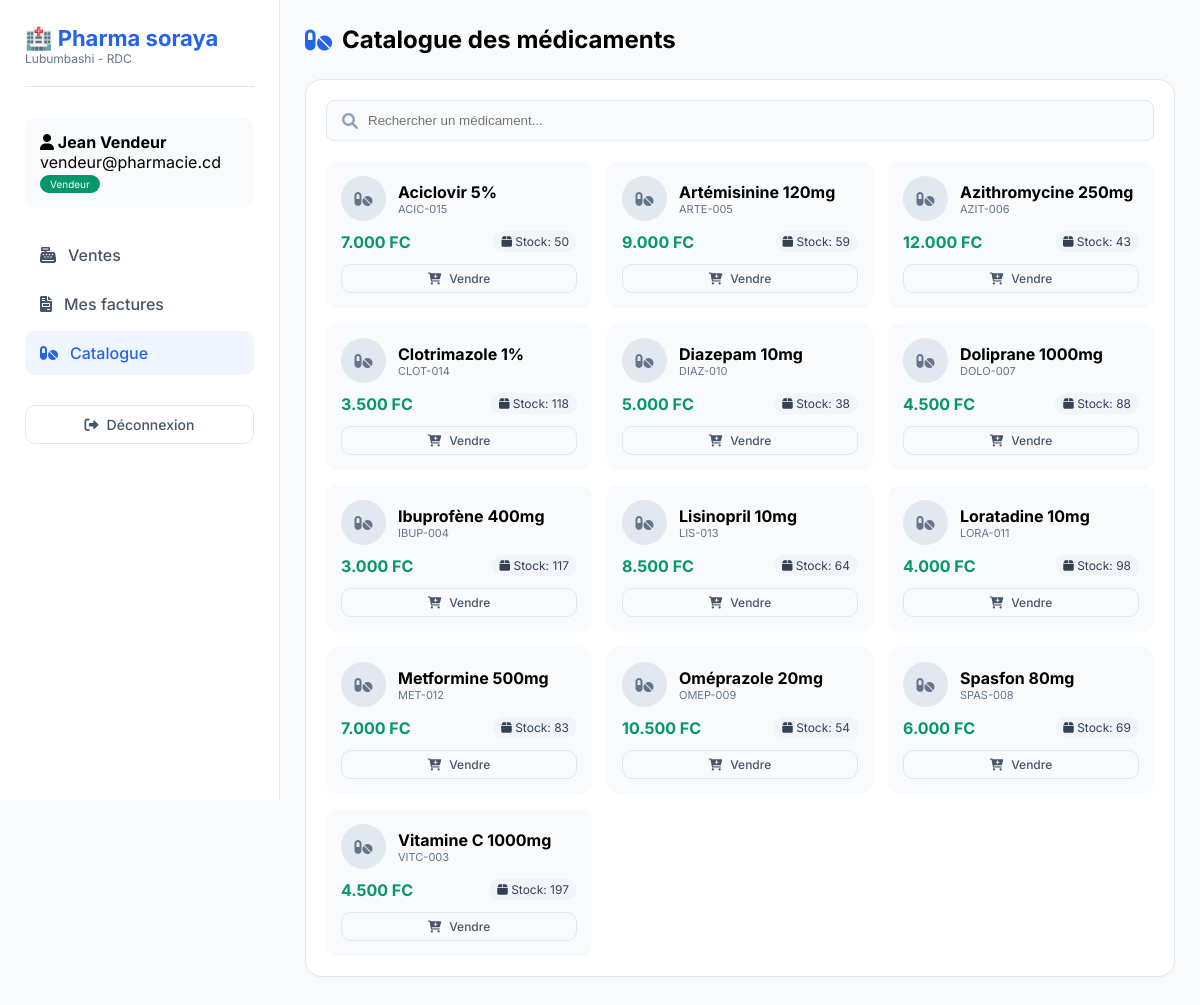
Screenshot of /utilisateur.php?section=medicaments (signed in) with the database file from the repository.
### tables this page shows
CREATE TABLE IF NOT EXISTS `medicaments` (
  `id` int NOT NULL AUTO_INCREMENT COMMENT 'Identifiant unique',
  `code` varchar(50) NOT NULL COMMENT 'Code unique du médicament',
  `nom` varchar(100) NOT NULL COMMENT 'Nom commercial du médicament',
  `description` text COMMENT 'Description détaillée',
  `prix_achat` decimal(10,2) NOT NULL DEFAULT '0.00' COMMENT 'Prix d''achat en FC',
  `prix_vente` decimal(10,2) NOT NULL DEFAULT '0.00' COMMENT 'Prix de vente en FC',
  `quantite_stock` int NOT NULL DEFAULT '0' COMMENT 'Quantité disponible en stock',
  `seuil_alerte` int DEFAULT '10' COMMENT 'Seuil minimum pour alerte de réapprovisionnement',
  `photo` varchar(255) DEFAULT NULL COMMENT 'Chemin de la photo dans le dossier uploads/',
  `date_expiration` date DEFAULT NULL COMMENT 'Date d''expiration du médicament',
  `laboratoire` varchar(100) DEFAULT NULL COMMENT 'Laboratoire fabricant',
  `categorie` varchar(100) DEFAULT NULL COMMENT 'Catégorie: Antalgique, Antibiotique, etc.',
  `created_by` int DEFAULT NULL COMMENT 'ID de l''utilisateur qui a créé le médicament',
  `created_at` timestamp NULL DEFAULT CURRENT_TIMESTAMP COMMENT 'Date de création',
  `updated_at` timestamp NULL DEFAULT CURRENT_TIMESTAMP ON UPDATE CURRENT_TIMESTAMP COMMENT 'Date de dernière modification',
  PRIMARY KEY (`id`),
  UNIQUE KEY `code` (`code`),
  KEY `created_by` (`created_by`),
  KEY `idx_nom` (`nom`),
  KEY `idx_code` (`code`),
  KEY `idx_categorie` (`categorie`),
  KEY `idx_expiration` (`date_expiration`)
);

### config.php (called while the page is built, shortened)
<?php
function format_prix($montant) {
    return number_format((float)$montant, 0, ',', '.') . ' FC';
}
function securiser($texte) {
    return htmlspecialchars(trim($texte), ENT_QUOTES, 'UTF-8');
}
?>

### utilisateur.php (the view, shortened to what this page needs)
<?php
require_once 'config.php';
$page_active = isset($_GET['section']) ? $_GET['section'] : 'ventes';
$medicaments = $pdo->query("SELECT id, nom, code, prix_vente, quantite_stock, photo FROM medicaments WHERE quantite_stock > 0 ORDER BY nom")->fetchAll();
?>
<!DOCTYPE html>
<html lang="fr">
<head>
    <link rel="stylesheet" href="https://cdnjs.cloudflare.com/ajax/libs/font-awesome/6.0.0/css/all.min.css">
</head>
<body>
    <div class="sidebar">
        <div class="logo"><h2>🏥 <span>Pharma soraya</span></h2><p style="font-size:12px; color:#64748b;">Lubumbashi - RDC</p></div>
        <div class="user-info">
            <h4><i class="fas fa-user"></i> <?= securiser($_SESSION['user_nom']) ?></h4>
            <p><?= securiser($_SESSION['user_email']) ?></p>
            <span class="badge">Vendeur</span>
        </div>
        <ul class="nav-links">
            <li><a href="?section=ventes" class="<?= $page_active == 'ventes' ? 'active' : '' ?>"><i class="fas fa-cash-register"></i> Ventes</a></li>
            <li><a href="?section=factures" class="<?= $page_active == 'factures' ? 'active' : '' ?>"><i class="fas fa-file-invoice"></i> Mes factures</a></li>
            <li><a href="?section=medicaments" class="<?= $page_active == 'medicaments' ? 'active' : '' ?>"><i class="fas fa-pills"></i> Catalogue</a></li>
        </ul>
        <div style="margin-top: 30px;"><a href="logout.php" class="btn btn-outline" style="width:100%; justify-content:center;"><i class="fas fa-sign-out-alt"></i> Déconnexion</a></div>
    </div>
    <div class="main-content">
        <?php if ($page_active == 'ventes'): ?>
            <div class="header">
                <h1><i class="fas fa-cash-register" style="color:#2563eb;"></i> Nouvelle vente</h1>
                <button onclick="viderPanier()" class="btn btn-outline btn-sm" id="viderPanierBtn" style="display:none;">
                    <i class="fas fa-trash-alt"></i> Vider le panier
                </button>
            </div>
            <div class="vente-container">
                <div class="card">
                    <h3 style="margin-bottom: 20px;"><i class="fas fa-shopping-cart"></i> Panier d'achat</h3>
                    <div style="display: flex; gap: 15px; margin-bottom: 20px;">
                        <select id="medicamentSelect" class="form-control" style="flex:1;">
                            <option value="">-- Sélectionner un médicament --</option>
                            <?php foreach ($medicaments as $med): ?>
                            <option value="<?= $med['id'] ?>" data-nom="<?= securiser($med['nom']) ?>" data-prix="<?= $med['prix_vente'] ?>" data-stock="<?= $med['quantite_stock'] ?>"><?= securiser($med['nom']) ?> - <?= format_prix($med['prix_vente']) ?> (Stock: <?= $med['quantite_stock'] ?>)</option>
                            <?php endforeach; ?>
                        </select>
                        <input type="number" id="quantiteInput" min="1" value="1" class="form-control" style="width: 80px;">
                        <button id="ajouterPanierBtn" class="btn btn-primary"><i class="fas fa-cart-plus"></i> Ajouter</button>
                    </div>
                    <div class="panier-header">
                        <span>Produit</span>
                        <span>Quantité</span>
                        <span>Total</span>
                        <span></span>
                    </div>
                    <div id="panierVide" style="text-align: center; padding: 40px;">
                        <i class="fas fa-shopping-cart" style="font-size:48px; color:#cbd5e1; margin-bottom:10px;"></i>
                        <p style="color:#64748b;">Votre panier est vide</p>
                        <p style="font-size:12px; color:#94a3b8;">Ajoutez des médicaments pour commencer</p>
                    </div>
                    <div id="panierItems" style="display: none;"></div>
                    <div id="panierTotal" style="display: none; margin-top: 20px; padding-top: 20px; border-top: 2px solid #f1f5f9; text-align: right;">
                        <span style="font-size: 16px; font-weight: 600;">Total TTC : </span>
                        <span id="totalMontant" style="font-size: 22px; font-weight: 700; color: #059669;">0 FC</span>
                    </div>
                </div>
                <div class="card">
                    <h3 style="margin-bottom: 20px;"><i class="fas fa-user"></i> Informations client</h3>
                    <form method="POST" id="factureForm">
                        <input type="hidden" name="items" id="itemsInput">
                        <div class="form-group client-search">
                            <label>Nom du client *</label>
                            <input type="text" name="client_nom" id="clientNom" class="form-control" required placeholder="Rechercher ou saisir un nom..." autocomplete="off">
                            <div id="clientSuggestions" class="client-suggestions"></div>
                        </div>
                        <div class="form-group">
                            <label>Téléphone</label>
                            <div style="display:flex;">
                                <span style="background:#f1f5f9; padding:10px 12px; border:1px solid #e2e8f0; border-right:none; border-radius:8px 0 0 8px;">+243</span>
                                <input type="text" name="client_telephone" id="clientTelephone" class="form-control" placeholder="812345678" style="border-radius:0 8px 8px 0;">
                            </div>
                        </div>
                        <div class="form-group">
                            <label>Adresse</label>
                            <input type="text" name="client_adresse" id="clientAdresse" class="form-control" placeholder="Lubumbashi, Golf, Q. Industriel">
                        </div>
                        <button type="submit" name="action_creer_facture" id="validerVenteBtn" class="btn btn-success" style="width:100%; padding: 14px;">
                            <i class="fas fa-check-circle"></i> Créer la facture
                        </button>
                    </form>
                </div>
            </div>
        <?php elseif ($page_active == 'medicaments'): ?>
            <div class="header">
                <h1><i class="fas fa-pills" style="color:#2563eb;"></i> Catalogue des médicaments</h1>
            </div>
            <div class="card">
                <div style="display: flex; gap: 15px; margin-bottom: 20px;">
                    <div style="flex:1; display: flex; align-items: center; gap: 10px; background:#f8fafc; padding: 0 15px; border-radius: 8px; border:1px solid #e2e8f0;">
                        <i class="fas fa-search" style="color:#94a3b8;"></i>
                        <input type="text" id="searchMedicament" placeholder="Rechercher un médicament..." style="flex:1; padding: 12px 0; border: none; background: transparent; outline: none;">
                    </div>
                </div>
                <div class="catalogue-grid">
                    <?php foreach ($medicaments as $med): ?>
                    <div class="catalogue-item">
                        <div style="display: flex; align-items: center; gap: 12px; margin-bottom: 10px;">
                            <div style="width: 45px; height: 45px; background: #e2e8f0; border-radius: 50%; display: flex; align-items: center; justify-content: center;">
                                <i class="fas fa-pills" style="color:#64748b;"></i>
                            </div>
                            <div>
                                <strong><?= securiser($med['nom']) ?></strong>
                                <div style="font-size: 11px; color: #64748b;"><?= securiser($med['code']) ?></div>
                            </div>
                        </div>
                        <div style="display: flex; justify-content: space-between; align-items: center; margin-top: 10px;">
                            <span style="font-weight: 700; color: #059669;"><?= format_prix($med['prix_vente']) ?></span>
                            <span style="font-size: 12px; padding: 3px 8px; border-radius: 20px; background: <?= $med['quantite_stock'] <= 10 ? '#fee2e2' : '#f1f5f9' ?>; color: <?= $med['quantite_stock'] <= 10 ? '#b91c1c' : '#334155' ?>;">
                                <i class="fas fa-box"></i> Stock: <?= $med['quantite_stock'] ?>
                            </span>
                        </div>
                        <a href="?section=ventes" class="btn btn-outline btn-sm" style="margin-top: 12px; width:100%; justify-content:center;">
                            <i class="fas fa-cart-plus"></i> Vendre
                        </a>
                    </div>
                    <?php endforeach; ?>
                </div>
            </div>
        <?php endif; ?>
    </div>
</body>
</html>

### utilisateur.php (style rules this page uses)
* { margin: 0; padding: 0; box-sizing: border-box; }
body { font-family: 'Inter', sans-serif; background: #f8fafc; display: flex; min-height: 100vh; }
.sidebar { width: 280px; background: white; border-right: 1px solid #e2e8f0; padding: 25px; position: fixed; height: 100vh; overflow-y: auto; }
.logo { margin-bottom: 30px; padding-bottom: 20px; border-bottom: 1px solid #e2e8f0; }
.logo h2 { font-size: 22px; color: #0f172a; }
.logo span { color: #2563eb; }
.user-info { background: #f8fafc; padding: 15px; border-radius: 12px; margin-bottom: 25px; }
.badge { background: #059669; color: white; padding: 3px 10px; border-radius: 20px; font-size: 10px; display: inline-block; }
.nav-links { list-style: none; }
.nav-links li { margin-bottom: 5px; }
.nav-links a { display: flex; align-items: center; gap: 12px; padding: 12px 15px; color: #475569; text-decoration: none; border-radius: 10px; font-weight: 500; transition: all 0.2s; }
.nav-links a:hover, .nav-links a.active { background: #eff6ff; color: #2563eb; }
.main-content { flex: 1; margin-left: 280px; padding: 25px; }
.header { display: flex; justify-content: space-between; align-items: center; margin-bottom: 25px; }
.header h1 { font-size: 24px; display: flex; align-items: center; gap: 10px; }
.btn { display: inline-flex; align-items: center; gap: 8px; padding: 10px 20px; border-radius: 10px; text-decoration: none; font-size: 14px; font-weight: 500; border: none; cursor: pointer; transition: all 0.2s; }
.btn-outline { background: transparent; border: 1px solid #e2e8f0; color: #475569; }
.btn-sm { padding: 6px 12px; font-size: 12px; }
.card { background: white; border-radius: 16px; padding: 20px; margin-bottom: 25px; border: 1px solid #e2e8f0; box-shadow: 0 1px 2px rgba(0,0,0,0.02); }
.catalogue-grid { display: grid; grid-template-columns: repeat(auto-fill, minmax(250px, 1fr)); gap: 15px; }
.catalogue-item { background: #f8fafc; padding: 15px; border-radius: 12px; transition: all 0.2s; }

### rows the page displays
medicaments: nom "Aciclovir 5%", code "ACIC-015", prix_vente "7.000 FC", quantite_stock "50"
medicaments: nom "Artémisinine 120mg", code "ARTE-005", prix_vente "9.000 FC", quantite_stock "59"
medicaments: nom "Azithromycine 250mg", code "AZIT-006", prix_vente "12.000 FC", quantite_stock "43"
medicaments: nom "Clotrimazole 1%", code "CLOT-014", prix_vente "3.500 FC", quantite_stock "118"
medicaments: nom "Diazepam 10mg", code "DIAZ-010", prix_vente "5.000 FC", quantite_stock "38"
medicaments: nom "Doliprane 1000mg", code "DOLO-007", prix_vente "4.500 FC", quantite_stock "88"
medicaments: nom "Ibuprofène 400mg", code "IBUP-004", prix_vente "3.000 FC", quantite_stock "117"
medicaments: nom "Lisinopril 10mg", code "LIS-013", prix_vente "8.500 FC", quantite_stock "64"
medicaments: nom "Loratadine 10mg", code "LORA-011", prix_vente "4.000 FC", quantite_stock "98"
medicaments: nom "Metformine 500mg", code "MET-012", prix_vente "7.000 FC", quantite_stock "83"
medicaments: nom "Oméprazole 20mg", code "OMEP-009", prix_vente "10.500 FC", quantite_stock "54"
medicaments: nom "Spasfon 80mg", code "SPAS-008", prix_vente "6.000 FC", quantite_stock "69"
medicaments: nom "Vitamine C 1000mg", code "VITC-003", prix_vente "4.500 FC", quantite_stock "197"

### other values shown
securiser($_SESSION['user_nom']) "Jean Vendeur"
securiser($_SESSION['user_email']) "vendeur@pharmacie.cd"
